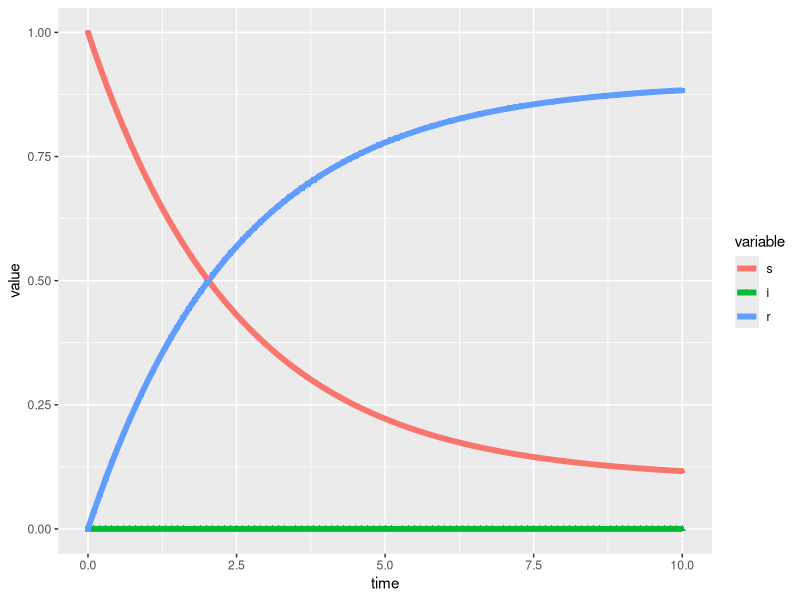
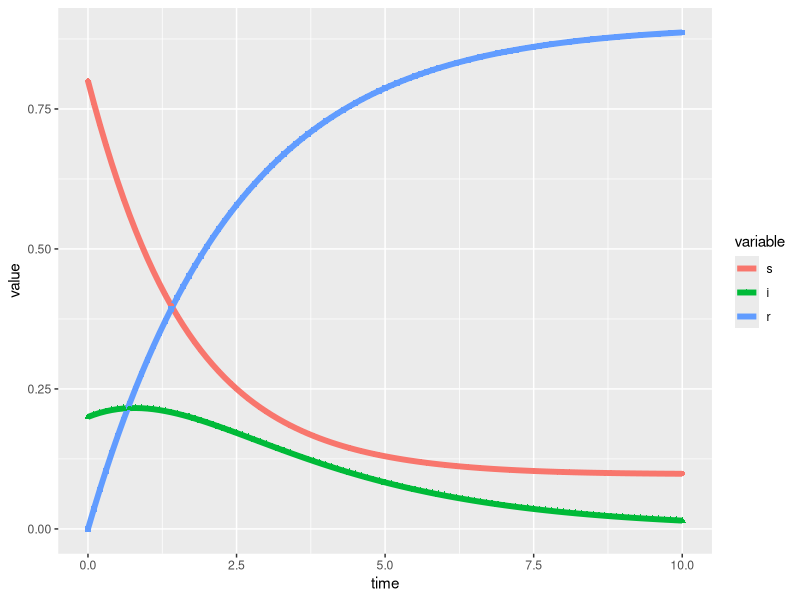
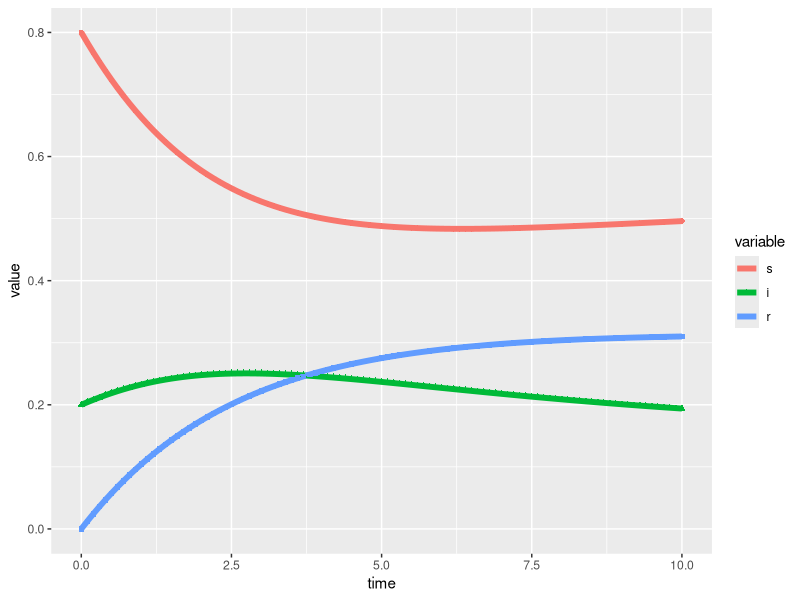
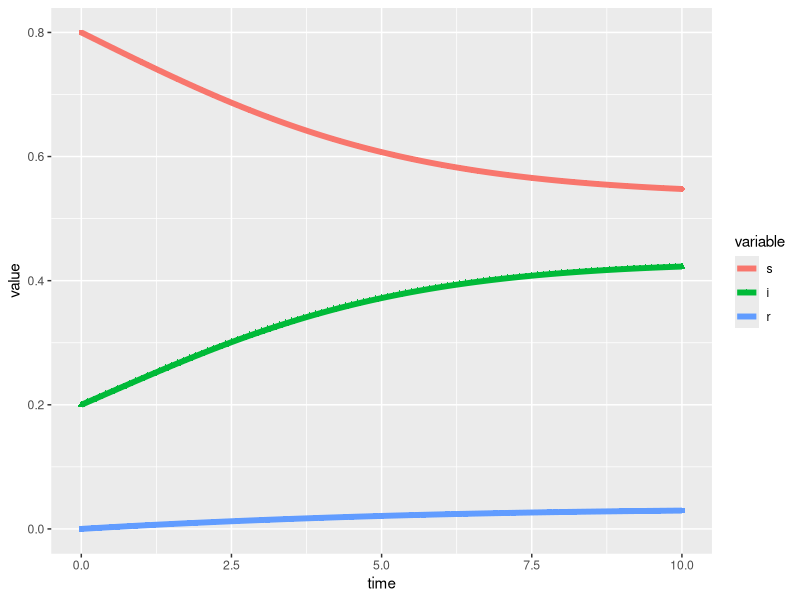

These charts were generated, in order, by the following R code:
## ---- chunk 1
library(deSolve)
library(reshape2)
library(ggplot2)
## ---- chunk 2
sir_ode <- function(times, init, params){
  with(as.list(c(params, init)), {
         dS <- (1-P)*p - beta*s*i - p*s
         dI <- beta*s*i - (gamma + p)*i
         dR <- P*p + gamma*i - p*r
         list(c(dS, dI, dR))
  })
}
## ---- chunk 3
params  <- c(beta = 0.8, gamma = 0.03, p = 0.4, P = 0.9)
init    <- c(s = 1, i = 0, r = 0)
times   <- seq(0, 10, length.out = 101)
sir_out <- lsoda(init, times, sir_ode, params)
## ---- chunk 4
sir_out_long <- reshape2::melt(as.data.frame(sir_out), "time")
ggplot(sir_out_long, aes(x = time, y = value, group = variable, color = variable)) +
  geom_line(lwd = 2) +
  geom_point(aes(pch = variable)) +
  labs(list(
    title = "Case 1",
    subtitle = paste("beta = 0.8, gamma = 0.3, pi = 0.4, P = 0.9",
                     "S = 1, I = 0, R = 0", sep = "\n"),
    x = "Time",
    y = "Population Fraction"
  ))
## ---- chunk 5
params  <- c(beta = 0.8, gamma = 0.03, p = 0.4, P = 0.9)
init    <- c(s = 0.8, i = 0.2, r = 0)
times   <- seq(0, 10, length.out = 101)
sir_out <- lsoda(init, times, sir_ode, params)
## ---- chunk 6
sir_out_long <- reshape2::melt(as.data.frame(sir_out), "time")
ggplot(sir_out_long, aes(x = time, y = value, group = variable, color = variable)) +
  geom_line(lwd = 2) +
  geom_point(aes(pch = variable)) +
  labs(list(
    title = "Case 2",
    subtitle = paste("beta = 0.8\tgamma = 0.3\tpi = 0.4\tP = 0.9",
                     "S = 0.8\tI = 0.2\tR = 0", sep = "\n"),
    x = "Time",
    y = "Population Fraction"
  ))
## ---- chunk 7
params  <- c(beta = 0.8, gamma = 0.03, p = 0.4, P = 0.3)
init    <- c(s = 0.8, i = 0.2, r = 0)
times   <- seq(0, 10, length.out = 101)
sir_out <- lsoda(init, times, sir_ode, params)
## ---- chunk 8
sir_out_long <- reshape2::melt(as.data.frame(sir_out), "time")
ggplot(sir_out_long, aes(x = time, y = value, group = variable, color = variable)) +
  geom_line(lwd = 2) +
  geom_point(aes(pch = variable)) +
  labs(list(
    title = "Case 3",
    subtitle = paste("beta = 0.8\tgamma = 0.3\tpi = 0.4\tP = 0.3",
                     "S = 0.8\tI = 0.2\tR = 0", sep = "\n"),
    x = "Time",
    y = "Population Fraction"
  ))
## ---- chunk 9
params  <- c(beta = 0.8, gamma = 0.03, p = 0.4, P = 0)
init    <- c(s = 0.8, i = 0.2, r = 0)
times   <- seq(0, 10, length.out = 101)
sir_out <- lsoda(init, times, sir_ode, params)
## ---- chunk 10
sir_out_long <- reshape2::melt(as.data.frame(sir_out), "time")
ggplot(sir_out_long, aes(x = time, y = value, group = variable, color = variable)) +
  geom_line(lwd = 2) +
  geom_point(aes(pch = variable)) +
  labs(list(
    title = "Case 4",
    subtitle = paste("beta = 0.8\tgamma = 0.3\tpi = 0.4\tP = 0",
                     "S = 0.8\tI = 0.2\tR = 0", sep = "\n"),
    x = "Time",
    y = "Population Fraction"
  ))
